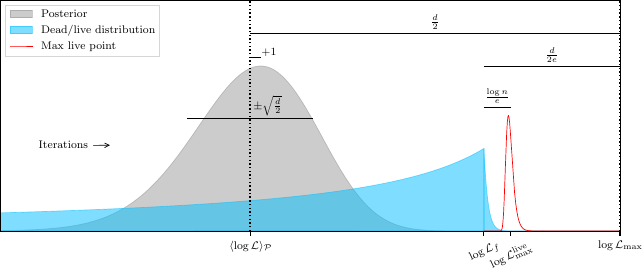

Recreate this plot in Python.
import matplotlib.pyplot as plt
import numpy as np
from matplotlib import rcParams
from aeons.utils import figsettings

figsettings()
fig, ax = plt.subplots()

logLmax = 0
d = 30
n = 1000
avlogL = logLmax-d/2

logLs = logLmax-d/2/np.e
logLdead = np.linspace(logLmax-d/2-np.sqrt(d/2)*4, logLs, 1000)
logLlive = np.linspace(logLs,0,1000)
logLall = np.concatenate([logLdead, logLlive])

logpdf = logLall - logLmax + (d/2-1)*np.log(logLmax-logLall)
logpdf -= np.max(logpdf)
ax.fill(logLall, np.exp(logpdf), color='gray', alpha=.4, label='Posterior')

ldist = .5
pdf_dead = d/2 / (-logLdead) 
pdf_dead /= np.max(pdf_dead)
ax.fill_between(logLdead, 0, ldist*pdf_dead, color='deepskyblue', alpha=0.5, label='Dead/live distribution')

logpdf_live = (d/2-1) * np.log(logLmax - logLlive)
logpdf_live -= np.max(logpdf_live)
ax.fill_between(logLlive, 0, ldist*np.exp(logpdf_live), color='deepskyblue', alpha=0.5)


from scipy.special import logsumexp
logpdf_maxlive = (d/2-1)*np.log(logLmax - logLlive) + (n-1)* logsumexp([ d/2*np.log(logLmax-logLs)*np.ones_like(logLlive), d/2*np.log(logLmax-logLlive)] , b=[np.ones_like(logLlive),-np.ones_like(logLlive)], axis=0)
logpdf_maxlive -= np.max(logpdf_maxlive)
ax.plot(logLlive, .7*np.exp(logpdf_maxlive), lw=.5, color='red', label='Max live point')


logLmaxlive = logLmax - d/2/np.e + np.log(n)/np.e

pad_text = 0.02
l1 = 1.2
ax.axvline(avlogL, color='k', linestyle=':', lw=1)
ax.axvline(logLmax, color='k', linestyle=':', lw=1)
ax.plot([avlogL, logLmax], [l1,l1], 'k-', lw=.5)
ax.annotate(r'$\frac{d}{2}$', ((avlogL+logLmax)/2,l1+pad_text), ha='center', va='bottom', fontsize=8)

l2 = 0.7
ax.plot([avlogL-np.sqrt(d/2), avlogL+np.sqrt(d/2)], [l2, l2], 'k-', lw=.5)
ax.annotate(r'$\pm\sqrt{\frac{d}{2}}$', (avlogL+0.3,l2+pad_text), ha='left', va='bottom', fontsize=8)

l3 = 1.05
ax.plot([avlogL, avlogL+1], [l3, l3], 'k-', lw=.5)
ax.annotate(r'$+1$', (avlogL+2.5,l3), ha='right', va='bottom', fontsize=8)

l4 = 1 
ax.plot([logLs, logLmax], [l4, l4], 'k-', lw=.5)
ax.annotate(r'$\frac{d}{2e}$', ((logLmax+logLs)/2,l4+pad_text), ha='center', va='bottom', fontsize=8)

l5 = 0.75
ax.plot([logLs, logLmaxlive], [l5, l5], 'k-', lw=.5)
ax.annotate(r'$\frac{\log n}{e}$', ((logLs+logLmaxlive)/2,l5+pad_text), ha='center', va='bottom', fontsize=8)

ax.annotate("Iterations", xytext=(-28, 0.5), xy=(-23, 0.52), arrowprops=dict(arrowstyle="->"), fontsize=8)

ax.set_xticks([avlogL, 
               logLs, 
               logLmaxlive,
               logLmax])
ax.set_xticklabels([r'$\langle\log\mathcal{L}\rangle_\mathcal{P}$',
                    r'$\log\mathcal{L}_i$',
                    r'$\log\mathcal{L}_\mathrm{max}^\mathrm{live}$',
                    r'$\log\mathcal{L}_\mathrm{max}$'],
                    fontsize=8)

ax.set_yticks([])
ax.legend(loc='upper left', fontsize=8)
ax.set_ylim([0,1.4])
ax.margins(x=0)

fig.set_size_inches(8, 3)
# fig.tight_layout()
# fig.autofmt_xdate(rotation=25)
fig.savefig('logL_distribution.pdf', pad_inches=0, bbox_inches='tight')
